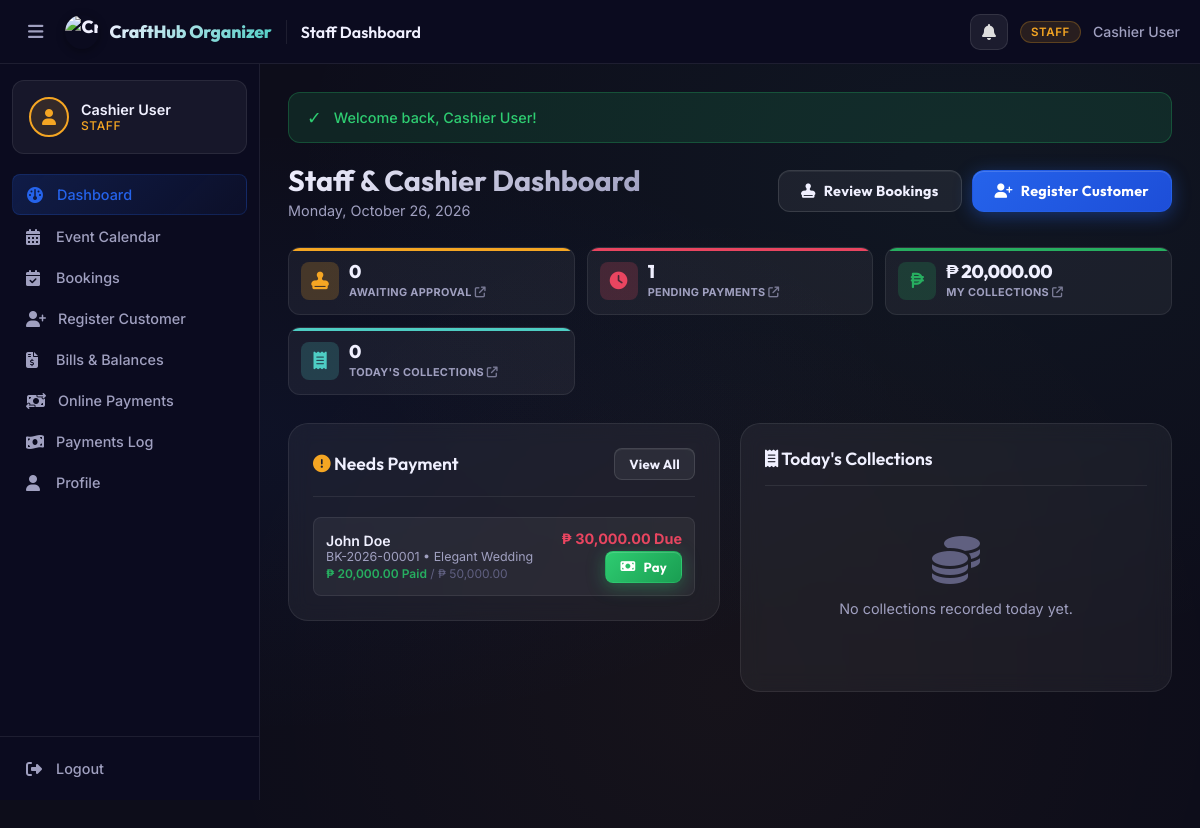
Screenshot of /staff/dashboard.php (signed in) with the database file from the repository.
### tables this page shows
CREATE TABLE IF NOT EXISTS bookings (
    booking_id INT AUTO_INCREMENT PRIMARY KEY,
    booking_reference VARCHAR(20) UNIQUE,
    customer_id INT NOT NULL,
    package_id INT NOT NULL,
    venue_id INT NULL,
    event_date DATE NOT NULL,
    payment_due_date DATE NULL,
    event_time TIME DEFAULT '09:00:00',
    event_type ENUM('Wedding','Birthday','Debut','Christening') NOT NULL DEFAULT 'Wedding',
    payment_plan ENUM('full','downpayment') NOT NULL DEFAULT 'full',
    guest_count SMALLINT UNSIGNED DEFAULT 1,                
    original_amount DECIMAL(10,2) NULL,
    discount_percent DECIMAL(5,2) NOT NULL DEFAULT 0.00,
    discount_amount DECIMAL(10,2) NOT NULL DEFAULT 0.00,
    downpayment_percent DECIMAL(5,2) NOT NULL DEFAULT 50.00,
    required_downpayment DECIMAL(10,2) NOT NULL DEFAULT 0.00,
    downpayment_amount DECIMAL(12,2) NOT NULL DEFAULT 0.00,
    total_amount DECIMAL(10,2) NOT NULL DEFAULT 0.00,
    amount_paid DECIMAL(10,2) NOT NULL DEFAULT 0.00,
    status ENUM('Pending','Confirmed','Paid','Completed','Cancelled') DEFAULT 'Pending',
    approved_at TIMESTAMP NULL DEFAULT NULL,
    approved_by INT NULL,
    notes TEXT,
    cancellation_reason TEXT NULL,
    created_at TIMESTAMP DEFAULT CURRENT_TIMESTAMP,
    FOREIGN KEY (customer_id) REFERENCES users(user_id) ON DELETE CASCADE,
    FOREIGN KEY (package_id) REFERENCES packages(package_id) ON DELETE CASCADE,
    FOREIGN KEY (venue_id) REFERENCES venues(venue_id) ON DELETE SET NULL,
    FOREIGN KEY (approved_by) REFERENCES users(user_id) ON DELETE SET NULL
);

CREATE TABLE IF NOT EXISTS users (
    user_id INT AUTO_INCREMENT PRIMARY KEY,
    first_name VARCHAR(20) NULL,
    middle_name VARCHAR(15) NULL,
    last_name VARCHAR(20) NULL,
    surname VARCHAR(20) NULL,
    name VARCHAR(65) NOT NULL,
    email VARCHAR(100) UNIQUE NOT NULL,
    password VARCHAR(255) NOT NULL,
    contact_no VARCHAR(11) NULL COMMENT '11-digit mobile number (09XXXXXXXXX)',
    gender VARCHAR(20) NULL,
    address TEXT,
    id_code VARCHAR(20) UNIQUE NULL,
    temp_password VARCHAR(255) NULL,
    login_email VARCHAR(191) NULL,
    business_name VARCHAR(100) NULL,
    event_type_interest VARCHAR(50) NULL,
    guest_count_est SMALLINT UNSIGNED NULL,
    profile_notes TEXT NULL,
    rejection_reason TEXT NULL,
    ip_address VARCHAR(45) NULL,                            
    role ENUM('customer','staff','cashier','admin') DEFAULT 'customer',
    security_question VARCHAR(255),
    security_answer_hash VARCHAR(255),
    status ENUM('active','inactive','pending_approval','rejected') DEFAULT 'active',
    created_at TIMESTAMP DEFAULT CURRENT_TIMESTAMP
);

CREATE TABLE IF NOT EXISTS packages (
    package_id INT AUTO_INCREMENT PRIMARY KEY,
    package_name VARCHAR(80) NOT NULL,
    event_type ENUM('Wedding','Birthday','Debut','Christening') NOT NULL,
    base_price DECIMAL(10,2) NOT NULL,
    full_payment_discount_percent DECIMAL(5,2) NOT NULL DEFAULT 10.00,
    downpayment_discount_percent DECIMAL(5,2) NOT NULL DEFAULT 5.00,
    downpayment_percent DECIMAL(5,2) NOT NULL DEFAULT 50.00,
    max_slots TINYINT UNSIGNED NOT NULL DEFAULT 5,          
    description TEXT,
    image_url VARCHAR(500) NULL,
    status ENUM('active','inactive') DEFAULT 'active'
);

### includes/auth.php (called while the page is built, shortened)
<?php
function getCurrentUser(): ?array {
    $db   = getDB();
    $stmt = $db->prepare("SELECT *, user_id AS id, contact_no AS phone FROM users WHERE user_id = ?");
    $stmt->execute([$_SESSION['user_id']]);
    return $stmt->fetch() ?: null;
}

### staff/dashboard.php (the view, shortened to what this page needs)
<?php
require_once __DIR__ . '/../includes/header.php';
$user  = getCurrentUser();
$stats = getDashboardStats('staff', $user['id']);
$db    = getDB();
$userId = $user['user_id'] ?? $user['id'];
$pendingBookings = $db->query("
    SELECT b.*, b.booking_id AS id, u.name AS customer_name, u.email AS customer_email, p.package_name, v.venue_name
    FROM bookings b
    JOIN users u ON b.customer_id = u.user_id
    JOIN packages p ON b.package_id = p.package_id
    LEFT JOIN venues v ON b.venue_id = v.venue_id
    WHERE b.status = 'Pending'
    ORDER BY b.created_at ASC
")->fetchAll();
$pendingBookingsCount = count($pendingBookings);
$stmt = $db->query("
    SELECT b.*, b.booking_id AS id, u.name AS customer_name, p.package_name AS package_name,
           (SELECT COALESCE(SUM(amount_paid),0) FROM payments WHERE booking_id = b.booking_id) AS calc_paid
    FROM bookings b
    JOIN users u ON b.customer_id = u.user_id
    JOIN packages p ON b.package_id = p.package_id
    WHERE b.status = 'Confirmed'
      AND (b.total_amount - (SELECT COALESCE(SUM(amount_paid),0) FROM payments WHERE booking_id = b.booking_id)) > 0
    ORDER BY b.created_at DESC LIMIT 8
");
$pendingPayments = $stmt->fetchAll();
$todayStmt = $db->prepare("
    SELECT py.*, py.payment_id AS id, u.name AS customer_name
    FROM payments py
    JOIN bookings b ON py.booking_id = b.booking_id
    JOIN users u ON b.customer_id = u.user_id
    WHERE py.cashier_id = ? AND DATE(py.payment_date) = CURDATE()
    ORDER BY py.payment_date DESC
");
$todayStmt->execute([$userId]);
$todayPayments = $todayStmt->fetchAll();
?>
<?php require_once __DIR__ . '/../includes/navbar.php'; ?>
<div class="page-header">
    <div>
        <h1>Staff &amp; Cashier Dashboard</h1>
        <p><?= date('l, F j, Y') ?></p>
    </div>
    <div style="display:flex;gap:10px;flex-wrap:wrap;">
        <a href="<?= APP_URL ?>/staff/bookings.php?status=pending" class="btn btn-secondary">
            <i class="fa-solid fa-stamp"></i> Review Bookings
        </a>
        <a href="<?= APP_URL ?>/staff/customers.php" class="btn btn-primary">
            <i class="fa-solid fa-user-plus"></i> Register Customer
        </a>
    </div>
</div>
<div class="stats-grid">
    <a href="<?= APP_URL ?>/staff/bookings.php?status=pending" class="stat-card" style="--stat-color:#f5a623;text-decoration:none;cursor:pointer;">
        <div class="stat-icon" style="background:rgba(245,166,35,0.2);color:#f5a623;">
            <i class="fa-solid fa-stamp"></i>
        </div>
        <div class="stat-info">
            <div class="stat-value"><?= $pendingBookingsCount ?></div>
            <div class="stat-label">Awaiting Approval <i class="fa-solid fa-arrow-up-right-from-square" style="font-size:0.68rem;opacity:0.7;"></i></div>
        </div>
    </a>
    <a href="<?= APP_URL ?>/staff/bills.php?status=outstanding" class="stat-card" style="--stat-color:#e94560;text-decoration:none;cursor:pointer;">
        <div class="stat-icon" style="background:rgba(233,69,96,0.2);color:#e94560;">
            <i class="fa-solid fa-clock"></i>
        </div>
        <div class="stat-info">
            <div class="stat-value"><?= $stats['pending_payments'] ?></div>
            <div class="stat-label">Pending Payments <i class="fa-solid fa-arrow-up-right-from-square" style="font-size:0.68rem;opacity:0.7;"></i></div>
        </div>
    </a>
    <a href="<?= APP_URL ?>/staff/collection.php" class="stat-card" style="--stat-color:#27ae60;text-decoration:none;cursor:pointer;">
        <div class="stat-icon" style="background:rgba(39,174,96,0.2);color:#27ae60;">
            <i class="fa-solid fa-peso-sign"></i>
        </div>
        <div class="stat-info">
            <div class="stat-value"><?= formatCurrency($stats['total_collected']) ?></div>
            <div class="stat-label">My Collections <i class="fa-solid fa-arrow-up-right-from-square" style="font-size:0.68rem;opacity:0.7;"></i></div>
        </div>
    </a>
    <a href="<?= APP_URL ?>/staff/collection.php?from=<?= date('Y-m-d') ?>&to=<?= date('Y-m-d') ?>" class="stat-card" style="--stat-color:#4ecdc4;text-decoration:none;cursor:pointer;">
        <div class="stat-icon" style="background:rgba(78,205,196,0.2);color:#4ecdc4;">
            <i class="fa-solid fa-receipt"></i>
        </div>
        <div class="stat-info">
            <div class="stat-value"><?= $stats['today_payments'] ?></div>
            <div class="stat-label">Today's Collections <i class="fa-solid fa-arrow-up-right-from-square" style="font-size:0.68rem;opacity:0.7;"></i></div>
        </div>
    </a>
</div>
<div class="grid-2" style="align-items:start;">
    <div class="card">
        <div class="card-header">
            <h2 class="card-title"><i class="fa-solid fa-circle-exclamation" style="color:var(--accent-gold);"></i> Needs Payment</h2>
            <a href="<?= APP_URL ?>/staff/bills.php" class="btn btn-secondary btn-sm">View All</a>
        </div>
        <?php if (empty($pendingPayments)): ?>
            <div class="empty-state" style="padding:30px;">
                <i class="fa-solid fa-circle-check" style="color:var(--accent-teal);"></i>
                <p>All payments are up to date!</p>
            </div>
        <?php else: ?>
            <div style="display:flex;flex-direction:column;gap:10px;">
                <?php foreach ($pendingPayments as $b):
                    $totAmt  = (float)($b['total_amount'] ?? 0);
                    $amtPaid = (float)($b['calc_paid'] > 0 ? $b['calc_paid'] : ($b['amount_paid'] ?? 0));
                    $balance = max(0.0, $totAmt - $amtPaid);
                ?>
                <div style="display:flex;justify-content:space-between;align-items:center;padding:12px;background:var(--bg-card);border-radius:var(--radius-sm);border:1px solid var(--border-color);">
                    <div>
                        <div style="font-size:0.88rem;font-weight:600;"><?= htmlspecialchars($b['customer_name']) ?></div>
                        <div style="font-size:0.78rem;color:var(--text-secondary);"><?= htmlspecialchars(getBookingRef($b)) ?> • <?= htmlspecialchars($b['package_name']) ?></div>
                        <div style="font-size:0.75rem;margin-top:2px;">
                            <span style="color:#27ae60;font-weight:600;"><?= formatCurrency($amtPaid) ?> Paid</span>
                            <span style="color:var(--text-muted);">/ <?= formatCurrency($totAmt) ?></span>
                        </div>
                    </div>
                    <div style="text-align:right;display:flex;flex-direction:column;align-items:flex-end;gap:4px;">
                        <div style="color:var(--accent-red);font-weight:700;font-size:0.9rem;"><?= formatCurrency($balance) ?> Due</div>
                        <a href="<?= APP_URL ?>/staff/process_payment.php?id=<?= $b['id'] ?>" class="btn btn-success btn-sm">
                            <i class="fa-solid fa-money-bill"></i> Pay
                        </a>
                    </div>
                </div>
                <?php endforeach; ?>
            </div>
        <?php endif; ?>
    </div>
    <div class="card">
        <div class="card-header">
            <h2 class="card-title"><i class="fa-solid fa-receipt"></i> Today's Collections</h2>
        </div>
        <?php if (empty($todayPayments)): ?>
            <div class="empty-state" style="padding:30px;">
                <i class="fa-solid fa-coins"></i>
                <p>No collections recorded today yet.</p>
            </div>
        <?php endif; ?>
    </div>
</div>
<?php require_once __DIR__ . '/../includes/footer.php'; ?>

### rows the page displays
bookings: customer.name "John Doe", booking_reference "BK-2026-00001", package.package_name "Elegant Wedding", amtPaid "₱ 20,000.00", total_amount "₱ 50,000.00", balance "₱ 30,000.00"

### other values shown
$_SESSION['user_name'] "Cashier User"
$roleLabel "STAFF"
$link['label'] "Dashboard"
$link['label'] "Event Calendar"
$link['label'] "Bookings"
$link['label'] "Register Customer"
$link['label'] "Bills & Balances"
$link['label'] "Online Payments"
$link['label'] "Payments Log"
$link['label'] "Profile"
APP_NAME "CraftHub Organizer"
explode(' | ', $pageTitle)[0] "Staff Dashboard"
$icon "✓"
$message "Welcome back, Cashier User!"
$pendingBookingsCount "0"
